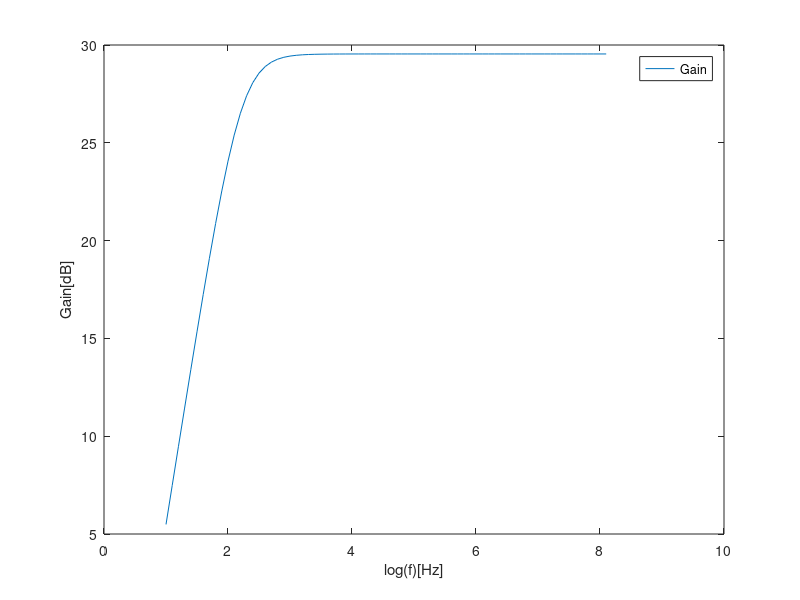

The MATLAB source for this figure:
R1 = 1000; %Ohm
R2 = 10000; %Ohm
R3 = 1000; %Ohm
R4 = 1000; %Ohm
RL = 8; %Ohm

Cin1 = 1e-6; %F
Cin2 = 1e-6; %F
Cin3 = 1e-6; %F

f = 8.437654e+02; %Hz
omega = 2 * pi * f;

Z1 = R1 + 1/(j * omega * Cin1);
Z2 = R3 + 1/(j * omega * Cin2);
Z3 = R4 + 1/(j * omega * Cin3);

Ztemp = 1/(1/Z1 + 1/Z2); %paralelo de Z1 com Z2
Zeq = 1/(1/Ztemp + 1/Z3); %impedância ao nível de inv_in

Vin = 0.01 * exp(j * pi / 2); %seno tem fase de pi/2

gaincomp = -R2/Zeq; %slide 2 aula 23
gain = abs(gaincomp);
gaindB = 20 * log10(gain);

Zi = real(Zeq); %slide 2 aula 23
Zo = 0; %estranho :/

file = fopen("Teo1.tex", "w");

fprintf(file, "gain & %.4e\\\\\\hline ", gain);
fprintf(file, "gaindB & %.4e\\\\\\hline ", gaindB);
fprintf(file, "Zi & %.4e\\\\\\hline ", Zi);
fprintf(file, "Zo & %.4e\\\\\\hline ", Zo);

fflush(file);
fclose(file);

a = 1;

for i = 1:0.1:8.1 %ou seja, 10 pontos por década
  f = power(10, i);
  omega = 2 * pi * f;
  Z1 = R1 + 1/(j * omega * Cin1);
  Z2 = R3 + 1/(j * omega * Cin2);
  Z3 = R4 + 1/(j * omega * Cin3);
  
  Ztemp = 1/(1/Z1 + 1/Z2); %paralelo de Z1 com Z2
  Zeq = 1/(1/Ztemp + 1/Z3); %impedância ao nível de inv_in
  
  gaincomp = -R2/Zeq; %slide 2 aula 23
  gain = abs(gaincomp);
  gaindB(a) = 20 * log10(gain);
  
  a = a + 1;
  
endfor

f = 1:0.1:8.1; %início, fim e 70 pontos pelo meio
hf = figure();
plot(f, gaindB);
legend("Gain");
xlabel("log(f)[Hz]");
ylabel("Gain[dB]");

print (hf, "gainteo.eps", "-depsc");
